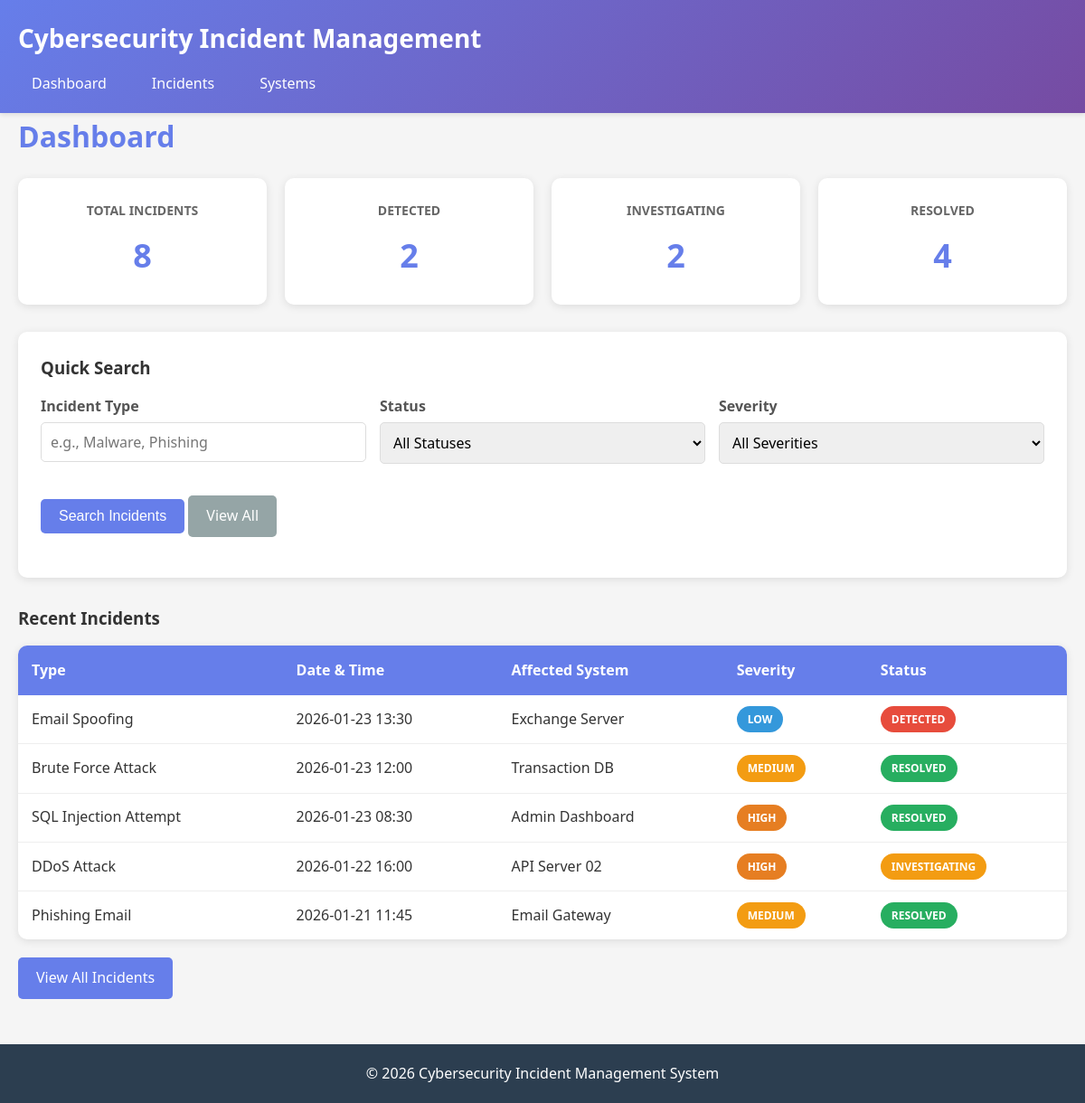
Before: / with the older database file.
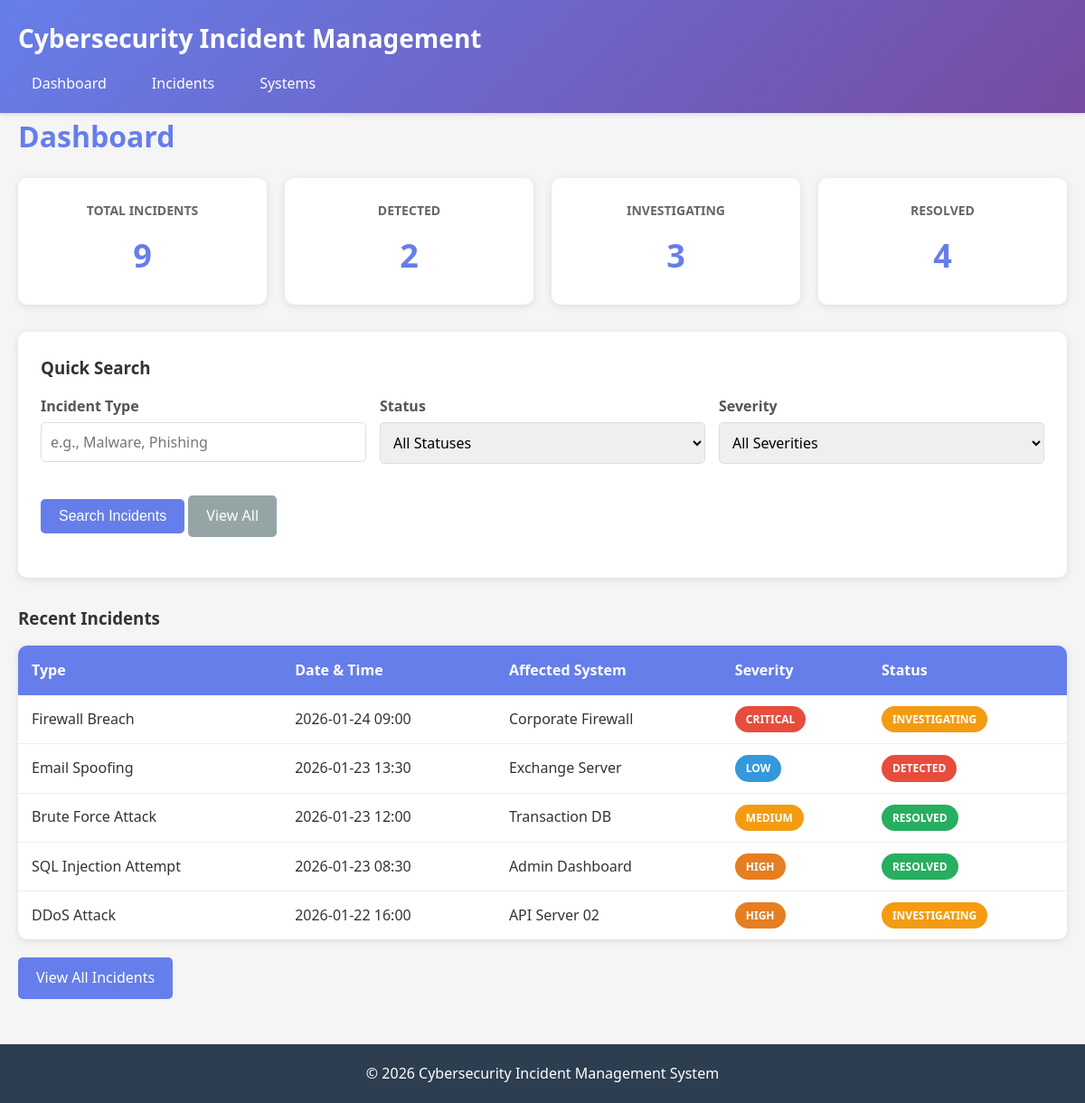
After: the same page with the newer database file.
### tables this page shows
CREATE TABLE incidents (
    id INT AUTO_INCREMENT PRIMARY KEY,
    incident_type VARCHAR(255) NOT NULL,
    date_time DATETIME NOT NULL,
    affected_system_id INT NOT NULL,
    severity ENUM('Low', 'Medium', 'High', 'Critical') NOT NULL,
    status ENUM('Detected', 'Investigating', 'Resolved') DEFAULT 'Detected',
    resolution_notes TEXT,
    created_at TIMESTAMP DEFAULT CURRENT_TIMESTAMP,
    updated_at TIMESTAMP DEFAULT CURRENT_TIMESTAMP ON UPDATE CURRENT_TIMESTAMP,
    FOREIGN KEY (affected_system_id) REFERENCES systems(id) ON DELETE CASCADE
);

CREATE TABLE systems (
    id INT AUTO_INCREMENT PRIMARY KEY,
    name VARCHAR(255) NOT NULL,
    type ENUM('Server', 'Application', 'Database', 'Firewall', 'Mail Gateway') NOT NULL,
    description TEXT,
    created_at TIMESTAMP DEFAULT CURRENT_TIMESTAMP,
    updated_at TIMESTAMP DEFAULT CURRENT_TIMESTAMP ON UPDATE CURRENT_TIMESTAMP
);

### includes/functions.php (called while the page is built, shortened)
<?php
function escape($string) {
    return htmlspecialchars($string, ENT_QUOTES, 'UTF-8');
}
function getSeverityColor($severity) {
    switch ($severity) {
        case 'Critical':
            return 'severity-critical';
        case 'High':
            return 'severity-high';
        case 'Medium':
            return 'severity-medium';
        case 'Low':
            return 'severity-low';
    }
}
function getStatusColor($status) {
    switch ($status) {
        case 'Detected':
            return 'status-detected';
        case 'Investigating':
            return 'status-investigating';
        case 'Resolved':
            return 'status-resolved';
    }
}
?>

### public/index.php (the view, shortened to what this page needs)
<?php
require_once '../includes/header.php';
$conn = getDBConnection();
$stats = [];
$stmt = $conn->prepare("SELECT COUNT(*) as total FROM incidents");
$stmt->execute();
$stats['total'] = $stmt->fetch()['total'];
$stmt = $conn->prepare("SELECT COUNT(*) as count FROM incidents WHERE status = 'Detected'");
$stmt->execute();
$stats['detected'] = $stmt->fetch()['count'];
$stmt = $conn->prepare("SELECT COUNT(*) as count FROM incidents WHERE status = 'Investigating'");
$stmt->execute();
$stats['investigating'] = $stmt->fetch()['count'];
$stmt = $conn->prepare("SELECT COUNT(*) as count FROM incidents WHERE status = 'Resolved'");
$stmt->execute();
$stats['resolved'] = $stmt->fetch()['count'];
$stmt = $conn->prepare("
    SELECT i.*, s.name as system_name
    FROM incidents i
    JOIN systems s ON i.affected_system_id = s.id
    ORDER BY i.date_time DESC
    LIMIT 5
");
$stmt->execute();
$recent_incidents = $stmt->fetchAll();
?>
<h2 class="page-title">Dashboard</h2>
<div class="stats-grid">
    <div class="stat-card">
        <h3>Total Incidents</h3>
        <div class="number" id="total-incidents"><?php echo escape($stats['total']); ?></div>
    </div>
    <div class="stat-card">
        <h3>Detected</h3>
        <div class="number" id="detected-count"><?php echo escape($stats['detected']); ?></div>
    </div>
    <div class="stat-card">
        <h3>Investigating</h3>
        <div class="number" id="investigating-count"><?php echo escape($stats['investigating']); ?></div>
    </div>
    <div class="stat-card">
        <h3>Resolved</h3>
        <div class="number" id="resolved-count"><?php echo escape($stats['resolved']); ?></div>
    </div>
</div>
<div class="search-form" style="margin: 30px 0;">
    <h3 style="margin-bottom: 15px;">Quick Search</h3>
    <form method="GET" action="incidents.php">
        <div class="form-row">
            <div class="form-group">
                <label for="incident_type">Incident Type</label>
                <input type="text" id="incident_type" name="incident_type" placeholder="e.g., Malware, Phishing">
            </div>
            <div class="form-group">
                <label for="status">Status</label>
                <select id="status" name="status">
                    <option value="">All Statuses</option>
                </select>
            </div>
            <div class="form-group">
                <label for="severity">Severity</label>
                <select id="severity" name="severity">
                    <option value="">All Severities</option>
                </select>
            </div>
        </div>
        <div class="form-group">
            <button type="submit" class="btn">Search Incidents</button>
            <a href="incidents.php" class="btn btn-secondary">View All</a>
        </div>
    </form>
</div>
<div style="margin-top: 30px;">
    <h3 style="margin-bottom: 15px;">Recent Incidents</h3>
    <div class="table-container">
        <table>
            <thead>
                <tr>
                    <th>Type</th>
                    <th>Date & Time</th>
                    <th>Affected System</th>
                    <th>Severity</th>
                    <th>Status</th>
                </tr>
            </thead>
            <tbody>
                <?php if (count($recent_incidents) > 0): ?>
                    <?php foreach ($recent_incidents as $incident): ?>
                        <tr>
                            <td><?php echo escape($incident['incident_type']); ?></td>
                            <td><?php echo escape(date('Y-m-d H:i', strtotime($incident['date_time']))); ?></td>
                            <td><?php echo escape($incident['system_name']); ?></td>
                            <td><span class="badge <?php echo getSeverityColor($incident['severity']); ?>"><?php echo escape($incident['severity']); ?></span></td>
                            <td><span class="badge <?php echo getStatusColor($incident['status']); ?>"><?php echo escape($incident['status']); ?></span></td>
                        </tr>
                    <?php endforeach; ?>
                <?php else: ?>
                    <tr>
                        <td colspan="5" class="empty-state">No incidents found</td>
                    </tr>
                <?php endif; ?>
            </tbody>
        </table>
    </div>
    <div style="margin-top: 15px;">
        <a href="incidents.php" class="btn">View All Incidents</a>
    </div>
</div>
<?php require_once '../includes/footer.php'; ?>

### includes/header.php (shortened to what this page needs)
<?php
require_once __DIR__ . '/functions.php';
?>
<!DOCTYPE html>
<html lang="en">
<head>
    <link rel="stylesheet" href="../assets/css/style.css">
</head>
<body>
    <header>
        <div class="container">
            <h1> Cybersecurity Incident Management</h1>
            <nav>
                <ul>
                    <li><a href="index.php">Dashboard</a></li>
                    <li><a href="incidents.php">Incidents</a></li>
                    <li><a href="systems.php">Systems</a></li>
                </ul>
            </nav>
        </div>
    </header>
    <main class="container">

### includes/footer.php (shortened to what this page needs)
    </main>
    <footer>
        <div class="container">
            <p>&copy; 2026 Cybersecurity Incident Management System</p>
        </div>
    </footer>
</body>
</html>

### assets/css/style.css (style rules this page uses)
* { margin: 0; padding: 0; box-sizing: border-box; }
body { font-family: "Segoe UI", Tahoma, Geneva, Verdana, sans-serif; line-height: 1.6; color: #333; background-color: #f5f5f5; }
.container { max-width: 1200px; margin: 0 auto; padding: 0 20px; }
header { background: linear-gradient(135deg, #667eea 0%, #764ba2 100%); color: white; padding: 20px 0; box-shadow: 0 2px 5px rgba(0, 0, 0, 0.1); }
header h1 { margin-bottom: 15px; font-size: 28px; }
nav ul { list-style: none; display: flex; gap: 20px; }
nav a { color: white; text-decoration: none; padding: 8px 15px; border-radius: 5px; transition: background-color 0.3s; }
main { padding: 30px 0; min-height: calc(100vh - 200px); }
.page-title { font-size: 32px; margin-bottom: 20px; color: #667eea; }
.stats-grid { display: grid; grid-template-columns: repeat(auto-fit, minmax(250px, 1fr)); gap: 20px; margin-bottom: 30px; }
.stat-card { background: white; padding: 25px; border-radius: 10px; box-shadow: 0 2px 10px rgba(0, 0, 0, 0.1); text-align: center; transition: transform 0.3s; }
.stat-card h3 { color: #666; font-size: 14px; margin-bottom: 10px; text-transform: uppercase; }
.stat-card .number { font-size: 36px; font-weight: bold; color: #667eea; }
.btn { display: inline-block; padding: 10px 20px; background-color: #667eea; color: white; text-decoration: none; border-radius: 5px; border: none; cursor: pointer; font-size: 16px; transition: background-color 0.3s; }
.btn-secondary { background-color: #95a5a6; }
.form-group { margin-bottom: 20px; }
.form-group label { display: block; margin-bottom: 5px; font-weight: 600; color: #555; }
.form-group input, .form-group select, .form-group textarea { width: 100%; padding: 10px; border: 1px solid #ddd; border-radius: 5px; font-size: 16px; font-family: inherit; }
.table-container { background: white; border-radius: 10px; overflow: hidden; box-shadow: 0 2px 10px rgba(0, 0, 0, 0.1); margin-bottom: 20px; }
table { width: 100%; border-collapse: collapse; }
table th { background-color: #667eea; color: white; padding: 15px; text-align: left; font-weight: 600; }
table td { padding: 12px 15px; border-bottom: 1px solid #eee; }
table tr:last-child td { border-bottom: none; }
.badge { display: inline-block; padding: 5px 12px; border-radius: 20px; font-size: 12px; font-weight: 600; text-transform: uppercase; }
.severity-critical { background-color: #e74c3c; color: white; }
.severity-high { background-color: #e67e22; color: white; }
.severity-medium { background-color: #f39c12; color: white; }
.severity-low { background-color: #3498db; color: white; }
.status-detected { background-color: #e74c3c; color: white; }
.status-investigating { background-color: #f39c12; color: white; }
.status-resolved { background-color: #27ae60; color: white; }
.search-form { background: white; padding: 25px; border-radius: 10px; box-shadow: 0 2px 10px rgba(0, 0, 0, 0.1); margin-bottom: 30px; }
.search-form .form-row { display: grid; grid-template-columns: repeat(auto-fit, minmax(200px, 1fr)); gap: 15px; margin-bottom: 15px; }
footer { background-color: #2c3e50; color: white; text-align: center; padding: 20px 0; margin-top: 50px; }

Changed rows visible on the page:
no longer on this page (row edited): incidents: incident_type "Phishing Email", date_time "2026-01-21 11:45", affected_system.name "Email Gateway", severity "MEDIUM", status "RESOLVED"
added incidents: incident_type "Firewall Breach", date_time "2026-01-24 09:00", affected_system.name "Corporate Firewall", severity "CRITICAL", status "INVESTIGATING"
Other visible differences:
$stats['total']: "8" → "9"
$stats['investigating']: "2" → "3"
